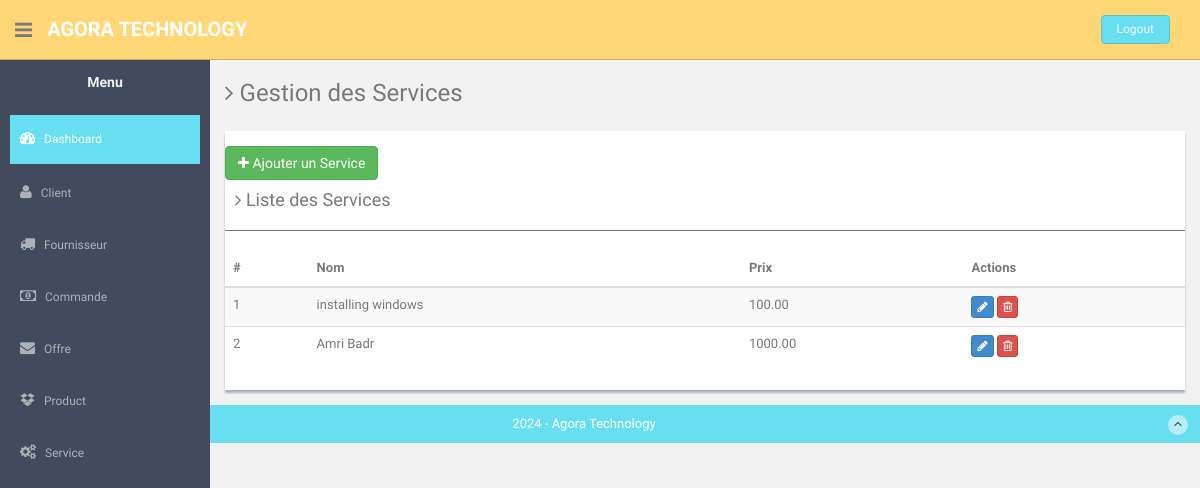
/app/Gservice/ (signed in), run on an earlier commit of the app's database.
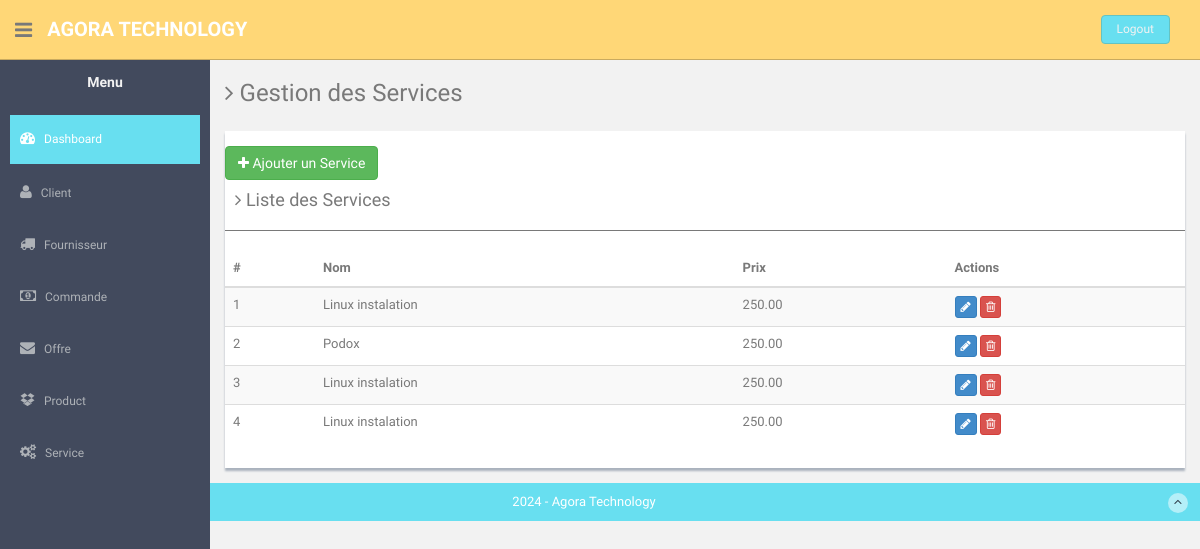
And on a later commit of the database.
### GcomApp/models.py (models this page shows, shortened)
class Service(models.Model):
    name = models.CharField(max_length=100)
    price = models.DecimalField(max_digits=10, decimal_places=2)

### GcomApp/views.py (the view)
# urls.py: path('Gservice/', views.Gservice_view, name='Gservice'),
@login_required
def Gservice_view(request):
    services = Service.objects.all()
    return render(request, 'Gservice.html', {'services': services})

### GcomApp/templates/Gservice.html (shortened to what the changed rows need)
<!DOCTYPE html>
<html lang="en">
<head>
    {% load static %}
    <link href="{% static 'assets/css/bootstrap.css' %}" rel="stylesheet">
    <link href="{% static 'assets/font-awesome/css/font-awesome.css' %}" rel="stylesheet" />
    <link rel="stylesheet" type="text/css" href="{% static 'assets/css/zabuto_calendar.css' %}">
    <link rel="stylesheet" type="text/css" href="{% static 'assets/js/gritter/css/jquery.gritter.css' %}" />
    <link rel="stylesheet" type="text/css" href="{% static 'assets/lineicons/style.css' %}">
    <link href="{% static 'assets/css/style.css' %}" rel="stylesheet">
    <link href="{% static 'assets/css/style-responsive.css' %}" rel="stylesheet">
</head>
<body>
    <section id="container">
        <section id="main-content">
            <section class="wrapper">
                <div class="row mt">
                    <div class="col-md-12">
                        <div class="content-panel">
                            <table class="table table-striped table-advance table-hover">
                                <thead>
                                    <tr>
                                        <th>#</th>
                                        <th>Nom</th>
                                        <th>Prix</th>
                                        <th>Actions</th>
                                    </tr>
                                </thead>
                                <tbody id="serviceTableBody">
                                    {% for service in services %}
                                    <tr id="service-{{ service.id }}">
                                        <td>{{ forloop.counter }}</td>
                                        <td>{{ service.name }}</td>
                                        <td>{{ service.price }}</td>
                                        <td>
                                            <button class="btn btn-primary btn-xs edit-service" data-id="{{ service.id }}"><i class="fa fa-pencil"></i></button>
                                            <button class="btn btn-danger btn-xs delete-service" data-id="{{ service.id }}"><i class="fa fa-trash-o "></i></button>
                                        </td>
                                    </tr>
                                    {% endfor %}
                                </tbody>
                            </table>
                        </div>
                    </div>
                </div>
            </section>
        </section>
    </section>
</body>
</html>

What changed in the data, as far as the page shows it:
removed Service: name "installing windows", price "100.00"
removed Service: name "Amri Badr", price "1000.00"
added Service: name "Linux instalation", price "250.00"
added Service: name "Podox", price "250.00"
added Service: name "Linux instalation", price "250.00"
added Service: name "Linux instalation", price "250.00"
